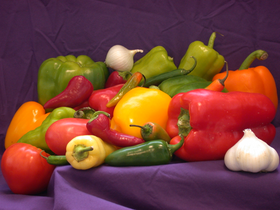
%> input picture Digital Image Processing Lab/lab Final Exam/LAb 06/Codes/peppers.png, 280 x 210 px, shrunk from 512 x 384 before the run
$ octave libFunc.m   (GNU Octave 9; MATLAB toolbox functions it lacks are replaced by stand-ins)
%> lines starting %> are read from the running program, lines starting %| are printed output that depends on the picture
S = rgb2gray(imread('peppers.png'));
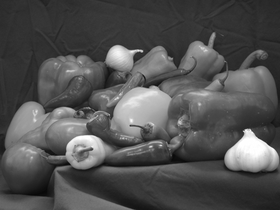
%> S: size 210x280 uint8; min 8, max 255, mean 81.7

h = 1/(7*7)*ones(7); % filter/ kernel

R = imfilter(S, h); % performs filter (basic correlation technique) on S with h kernel
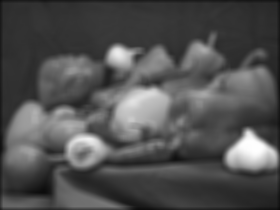
%> R: size 210x280 uint8; min 10, max 254, mean 80.9
R = conv2(S, h); % performs convolution on S with h kernel
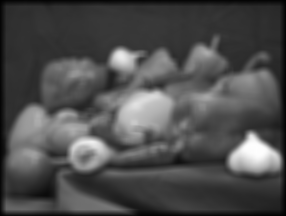
%> R: size 216x286 double; min 0.653, max 254.2, mean 77.7
R = normxcorr2(h,S); % performs normalized cross correlation on S with template h (with window sliding).
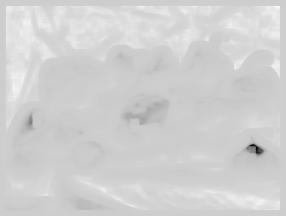
%> R: size 216x286 double; min -234.5, max 56.75, mean 4; drawn with min black and max white
